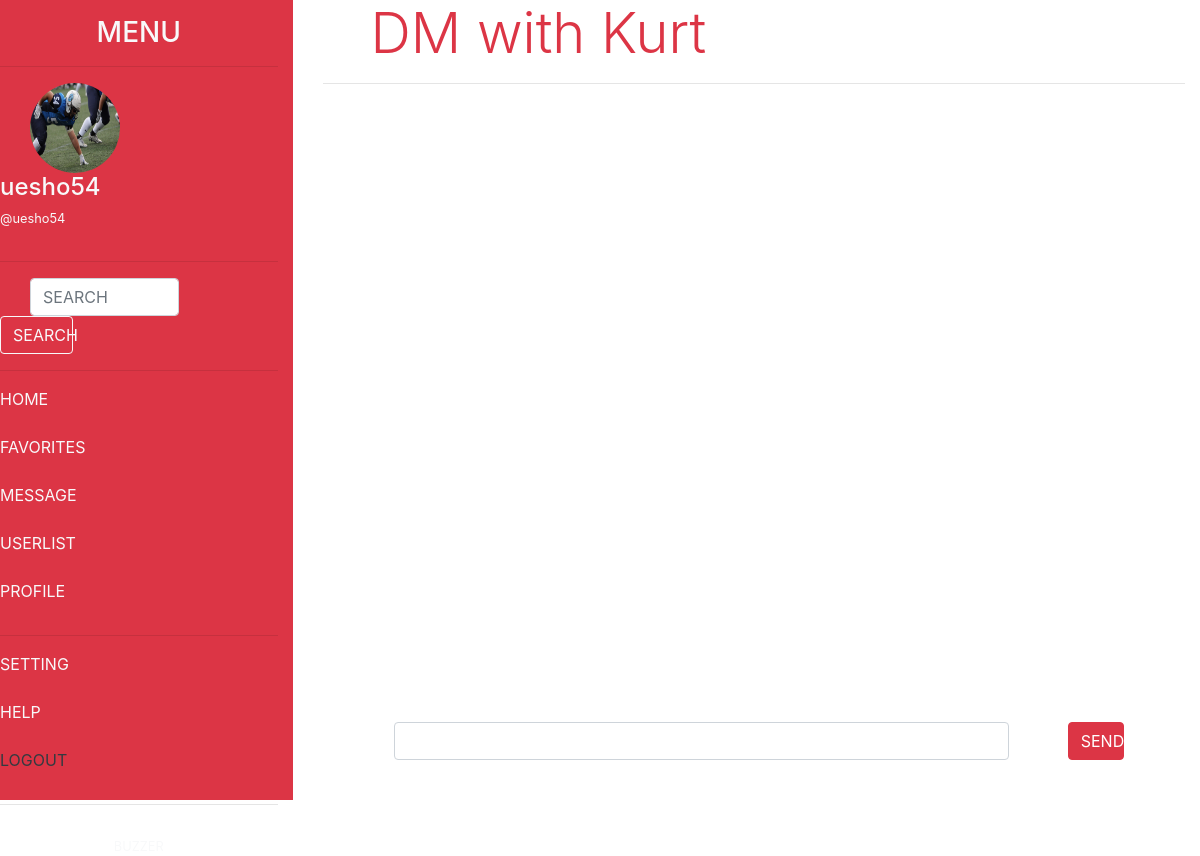
Screenshot of /dm.php?id=2 (signed in) with the database file from the repository.
### tables this page shows
CREATE TABLE `users` (
  `id` int(11) NOT NULL,
  `account_name` varchar(50) NOT NULL,
  `email` varchar(100) NOT NULL,
  `image` varchar(100) DEFAULT NULL,
  `login_id` int(11) NOT NULL
);

### classes/Database.php (called while the page is built, shortened)
<?php
class Database{
    private $servername = 'localhost';
    private $username = 'root';
    private $password = 'root';
    private $database_name = 'twitter';
    public function __construct(){
        $this->con = new mysqli($this->servername,$this->username,$this->password,$this->database_name);
        if($this->con->connect_error){
            die('connect error'.$this->con->connect_error);
        }else{
            return $this->con;
        }
    }
}
?>

### action.php (called while the page is built, shortened)
<?php
include 'classes/User.php';
$User = new User;
?>

### classes/User.php (called while the page is built, shortened)
<?php
include 'Database.php';
class User extends Database{
    public function getCurrentUser($id){
        $sql = "SELECT * FROM users WHERE id = '$id'";
        $result = $this->con->query($sql);
        if($result == FALSE){
            die('cannot get user'.$this->con->connect_error);
        }else{
            return $result->fetch_assoc();
        }
    }
    public function getCurrentLogin($id){
        $sql = "SELECT * FROM login WHERE id = '$id'";
        $result = $this->con->query($sql);
        if($result == FALSE){
            die('cannot get login'.$this->con->connect_error);
        }else{
            return $result->fetch_assoc();
        }
    }
    public function getUser($id){
        $sql = "SELECT * FROM users INNER JOIN login ON users.login_id = login.id WHERE users.id = '$id'";
        $result = $this->con->query($sql);
        if($result == FALSE){
            die('cannot get user'.$this->con->connect_error);
        }else{
            return $result->fetch_assoc();
        }
    }
}
?>

### dm.php (the view, shortened to what this page needs)
<?php
include 'action.php';
$now = $_SESSION['login_id'];
$nowuser = $User->getCurrentUser($now);
$nowlogin = $User->getCurrentLogin($now);
$img = $nowuser["image"];
$followid = $_GET["id"];
$follow = $User->getUser($followid);
?>
<!doctype html>
<html lang="en">
  <head>
    <link rel="stylesheet" href="https://stackpath.bootstrapcdn.com/bootstrap/4.3.1/css/bootstrap.min.css">
  </head>
  <body>
      <div class="row">
        <div class="col-md-3 bg-danger sidebar">
          <div class="text-center mt-3 mb-3">
            <h3 class="text-light">MENU</h3>
          </div>
          <hr>
          <div class="row">
            <div class="col-md-1"></div>
            <div class="col-md-4 text-center">
              <?php
              if(empty($img)){
                echo '<i class="fas fa-user fa-5x text-light"></i>';
              }else{
                echo '<img src="uploads/'.$img.'" height="90" width="90" class="rounded-circle">';
              }
              ?>
            </div>
            <div class="col-md-7">
              <h4 class="text-light"><?php echo $nowuser['account_name']; ?></h4>
              <p class="text-light small">@<?php echo $nowlogin['username']; ?></p>
            </div>
          </div>
          <hr>
          <form action="" method="post">
            <div class="form-group">
              <div class="row">
                <div class="col-md-1"></div>
                <div class="col-md-7">
                  <input type="text" name="search" class="form-control" placeholder="SEARCH">
                </div>
                <div class="col-md-4">
                  <button type="submit" name="search" class="btn btn-outline-light btn-block">SEARCH</button>
                </div>
              </div>
            </div>
          </form>
          <hr>
          <div class="mt-3">
            <div class="row">
              <div class="col-md-11">
                <ul style="list-style: none;">
                  <li><a href="home.php" class="text-light">HOME</a></li>
                  <br>
                  <li><a href="favorite.php" class="text-light">FAVORITES</a></li>
                  <br>
                  <li><a href="message.php" class="text-light">MESSAGE</a></li>
                  <br>
                  <li><a href="userlist.php" class="text-light">USERLIST</a></li>
                  <br>
                  <li><a href="profile.php" class="text-light">PROFILE</a></li>
                </ul>
              </div>
            </div>
            <hr>
            <div class="row">
              <div class="col-md-11">
                <ul style="list-style: none;">
                  <li><a href="setting.php" class="text-light">SETTING</a></li>
                  <br>
                  <li><a href="" class="text-light">HELP</a></li>
                  <br>
                  <li><a href="logout.php" class="text-dark">LOGOUT</a></li>
                </ul>
              </div>
            </div>
          </div>
          <hr>
          <div class="text-center">
            <p class="small text-light pt-3">BUZZER</p>
          </div>
        </div>
        <div class="col-md-9" style="position: relative;">
            <div class="container">
                <h5 class="display-4 text-danger pl-5">DM with <?php echo $follow["account_name"]; ?></h5>
                <hr>
                <div style="height: 75vh; overflow: scroll;">
                </div>
                <form action="action.php" method="post" style="position: absolute; bottom: 0; width: 90%">
                    <div class="form-group">
                        <div class="row">
                            <div class="col-md-1"></div>
                            <div class="col-md-9">
                                <input type="text" name="text" class="form-control">
                            </div>
                            <div class="col-md-2">
                                <button type="submit" name="send" class="btn btn-danger btn-block w-50 mx-auto">SEND</button>
                            </div>
                        </div>
                    </div>
                    <br>
                </form>
            </div>
        </div>
      </div>
  </body>
</html>

### dm.php (style rules this page uses)
* { box-sizing: border-box; padding: 0; margin: 0; }
.sidebar { height: 100vh; }

### rows the page displays
users: image (picture), account_name "uesho54"
users: account_name "Kurt"

### other values shown
$nowlogin['username'] "uesho54"
